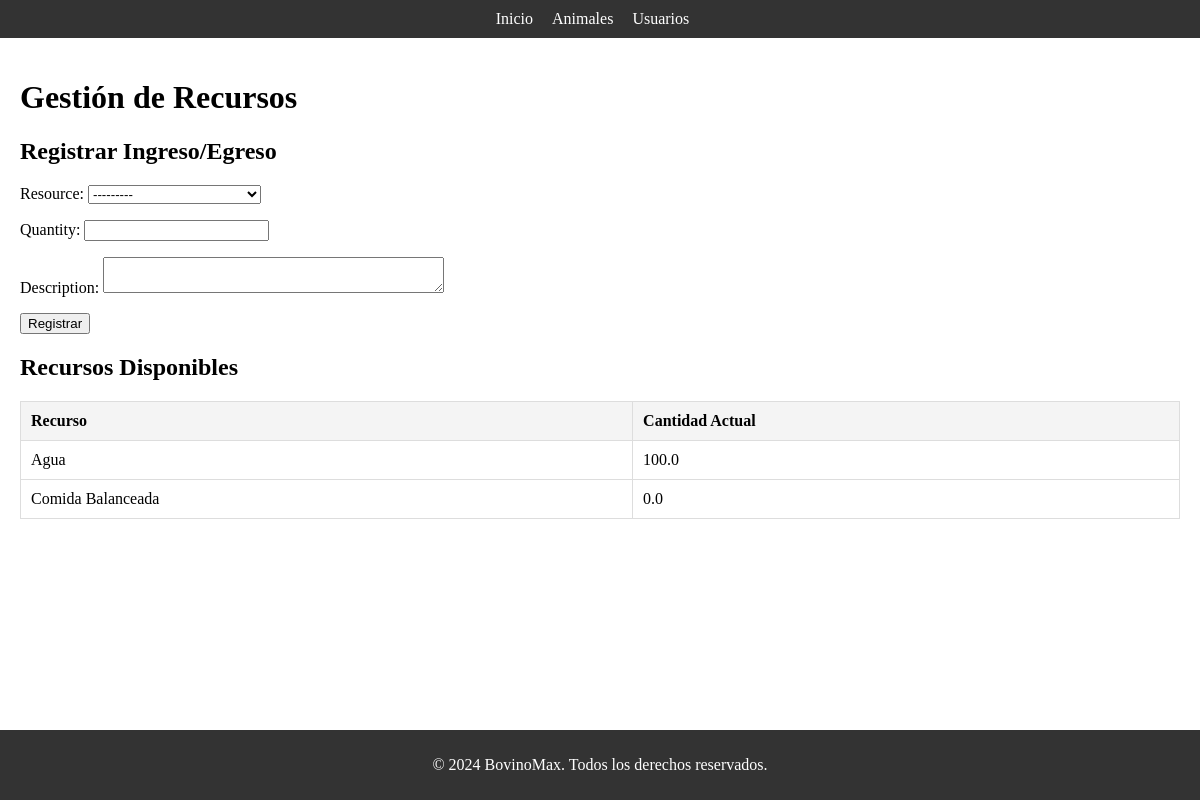
The app's page /resources/manage/ with its own data.
### resources/models.py (models this page shows)
class Resource(models.Model):
    name = models.CharField(max_length=100, unique=True)  # Nombre del recurso (agua, comida, etc.)
    current_quantity = models.FloatField(default=0)  # Cantidad actual del recurso
    def __str__(self):
        return f"{self.name} - {self.current_quantity}"

### resources/views.py (the view)
# urls.py: path('manage/', manage_resources, name='manage_resources'),
def manage_resources(request):
    if request.method == 'POST':
        form = ResourceLogForm(request.POST)
        if form.is_valid():
            resource_log = form.save()
            resource = resource_log.resource
            resource.current_quantity += resource_log.quantity
            resource.save()
            return redirect(reverse('resources:manage_resources'))
    else:
        form = ResourceLogForm()
    resources = Resource.objects.all()
    return render(request, 'resources/manage_resources.html', {
        'form': form,
        'resources': resources,
    })

### resources/forms.py
class ResourceLogForm(forms.ModelForm):
    class Meta:
        model = ResourceLog
        fields = ['resource', 'quantity', 'description']
        widgets = {
            'description': forms.Textarea(attrs={'rows': 2}),
        }

### resources/templates/resources/manage_resources.html (shortened to what this page needs)
{% extends 'base.html' %}
{% block content %}
<h1>Gestión de Recursos</h1>
<h2>Registrar Ingreso/Egreso</h2>
<form method="post">
    {{ form.as_p }}
    <button type="submit" class="btn btn-primary">Registrar</button>
</form>
<h2>Recursos Disponibles</h2>
<table class="table">
    <thead>
        <tr>
            <th>Recurso</th>
            <th>Cantidad Actual</th>
        </tr>
    </thead>
    <tbody>
        {% for resource in resources %}
        <tr>
            <td>{{ resource.name }}</td>
            <td>{{ resource.current_quantity }}</td>
        </tr>
        {% endfor %}
    </tbody>
</table>
{% endblock %}

### static/css/styles.css (style rules this page uses)
html, body { height: 100%; margin: 0; display: flex; flex-direction: column; }
table { width: 100%; border-collapse: collapse; }
table, th, td { border: 1px solid #ddd; }
th, td { padding: 10px; text-align: left; }
th { background-color: #f4f4f4; }
form { margin-bottom: 20px; }

### records on screen
Resource: name "Agua", current_quantity "100.0"
Resource: name "Comida Balanceada", current_quantity "0.0"
